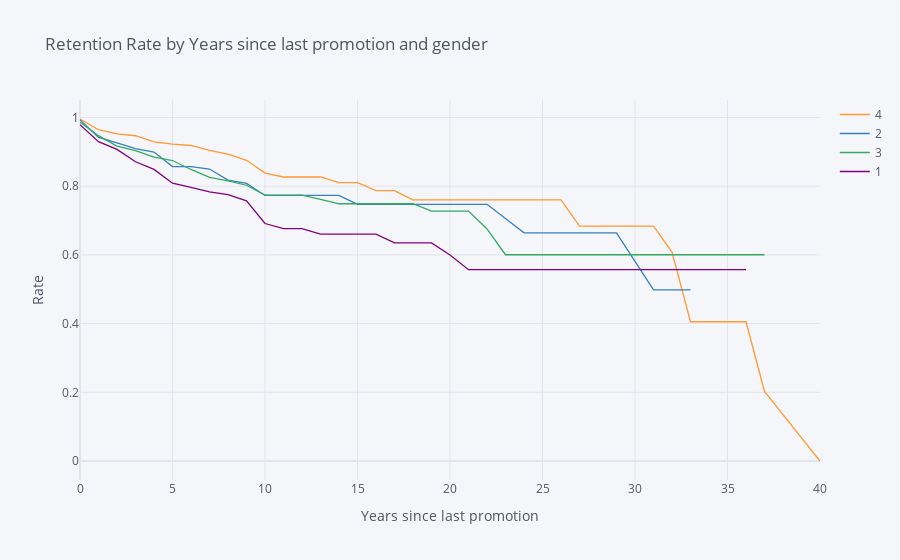

The code cell stored with this chart in its notebook:
### Markdown cell above
## 6. Let's find out how job satisfaction affects retention rates. Generate and plot survival curves for each level of job satisfaction by number of years at the company.

### Code cell
employee_age = survival(data,'JobSatisfaction','YearsAtCompany','Attrition')
employee_age.iplot(kind='line',xTitle='Years since last promotion',yTitle='Rate', 
                     title='Retention Rate by Years since last promotion and gender')

### Figure 1 — Plotly figure (JSON) as saved in the notebook; plotly's stock layout.template omitted (floating-point values rounded to 4 significant figures)
{"data": [{"line": {"color": "rgba(255, 153, 51, 1.0)", "dash": "solid", "shape": "linear", "width": 1.3}, "mode": "lines", "name": "4", "text": "", "type": "scatter", "x": [0, 1, 2, 3, 4, 5, 6, 7, 8, 9, 10, 11, 12, 13, 14, 15, 16, 17, 18, 19, 20, 21, 22, 23, 24, 25, 26, 27, 29, 30, 31, 32, 33, 34, 36, 37, 40], "y": [0.9956, 0.9645, 0.9523, 0.9469, 0.929, 0.9226, 0.9185, 0.9043, 0.8933, 0.8754, 0.838, 0.8268, 0.8268, 0.8268, 0.8103, 0.8103, 0.7872, 0.7872, 0.76, 0.76, 0.76, 0.76, 0.76, 0.76, 0.76, 0.76, 0.76, 0.684, 0.684, 0.684, 0.684, 0.608, 0.4053, 0.4053, 0.4053, 0.2027, 0]}, {"line": {"color": "rgba(55, 128, 191, 1.0)", "dash": "solid", "shape": "linear", "width": 1.3}, "mode": "lines", "name": "2", "text": "", "type": "scatter", "x": [0, 1, 2, 3, 4, 5, 6, 7, 8, 9, 10, 11, 12, 13, 14, 15, 16, 17, 18, 19, 20, 21, 22, 23, 24, 25, 26, 27, 29, 30, 31, 32, 33, 34, 36, 37, 40], "y": [0.9929, 0.9423, 0.9263, 0.9091, 0.8996, 0.8573, 0.8573, 0.85, 0.8179, 0.8083, 0.7731, 0.7731, 0.7731, 0.7731, 0.7731, 0.7474, 0.7474, 0.7474, 0.7474, 0.7474, 0.7474, 0.7474, 0.7474, 0.7059, 0.6643, 0.6643, 0.6643, 0.6643, 0.6643, 0.5813, 0.4983, 0.4983, 0.4983, "", "", "", ""]}, {"line": {"color": "rgba(50, 171, 96, 1.0)", "dash": "solid", "shape": "linear", "width": 1.3}, "mode": "lines", "name": "3", "text": "", "type": "scatter", "x": [0, 1, 2, 3, 4, 5, 6, 7, 8, 9, 10, 11, 12, 13, 14, 15, 16, 17, 18, 19, 20, 21, 22, 23, 24, 25, 26, 27, 29, 30, 31, 32, 33, 34, 36, 37, 40], "y": [0.9864, 0.9471, 0.917, 0.9033, 0.8849, 0.8748, 0.8487, 0.8259, 0.8157, 0.8028, 0.7739, 0.7739, 0.7739, 0.7618, 0.7489, 0.7489, 0.7489, 0.7489, 0.7489, 0.7275, 0.7275, 0.7275, 0.6755, 0.6005, 0.6005, 0.6005, 0.6005, 0.6005, 0.6005, 0.6005, 0.6005, 0.6005, 0.6005, 0.6005, 0.6005, 0.6005, ""]}, {"line": {"color": "rgba(128, 0, 128, 1.0)", "dash": "solid", "shape": "linear", "width": 1.3}, "mode": "lines", "name": "1", "text": "", "type": "scatter", "x": [0, 1, 2, 3, 4, 5, 6, 7, 8, 9, 10, 11, 12, 13, 14, 15, 16, 17, 18, 19, 20, 21, 22, 23, 24, 25, 26, 27, 29, 30, 31, 32, 33, 34, 36, 37, 40], "y": [0.9792, 0.9297, 0.9071, 0.8711, 0.8489, 0.8087, 0.7965, 0.7833, 0.7752, 0.7572, 0.6913, 0.6766, 0.6766, 0.6605, 0.6605, 0.6605, 0.6605, 0.6351, 0.6351, 0.6351, 0.5998, 0.557, 0.557, 0.557, 0.557, 0.557, 0.557, 0.557, 0.557, 0.557, 0.557, 0.557, 0.557, 0.557, 0.557, "", ""]}], "layout": {"legend": {"bgcolor": "#F5F6F9", "font": {"color": "#4D5663"}}, "paper_bgcolor": "#F5F6F9", "plot_bgcolor": "#F5F6F9", "title": {"font": {"color": "#4D5663"}, "text": "Retention Rate by Years since last promotion and gender"}, "xaxis": {"gridcolor": "#E1E5ED", "showgrid": true, "tickfont": {"color": "#4D5663"}, "title": {"font": {"color": "#4D5663"}, "text": "Years since last promotion"}, "zerolinecolor": "#E1E5ED"}, "yaxis": {"gridcolor": "#E1E5ED", "showgrid": true, "tickfont": {"color": "#4D5663"}, "title": {"font": {"color": "#4D5663"}, "text": "Rate"}, "zerolinecolor": "#E1E5ED"}}}
